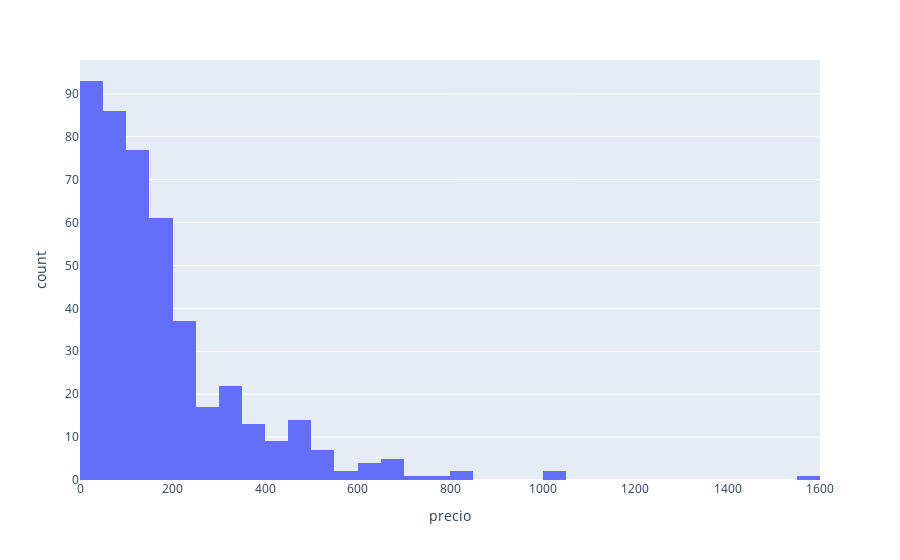

Notebook cell for this chart:
### Code cell
px.histogram(data_frame = df_componentes, 
             x          = "precio",
             nbins      = 40)

### Figure 1 — Plotly figure (JSON) as saved in the notebook; plotly's stock layout.template omitted (floating-point values rounded to 4 significant figures; data arrays with more than 128 entries replaced by an {"elided": "..."} marker saying what was removed)
{"data": [{"bingroup": "x", "hovertemplate": "precio=%{x}<br>count=%{y}<extra></extra>", "legendgroup": "", "marker": {"color": "#636efa", "pattern": {"shape": ""}}, "name": "", "nbinsx": 40, "orientation": "v", "showlegend": false, "type": "histogram", "x": {"elided": "454 float values"}, "xaxis": "x", "yaxis": "y"}], "layout": {"barmode": "relative", "legend": {"tracegroupgap": 0}, "margin": {"t": 60}, "xaxis": {"anchor": "y", "domain": [0, 1], "title": {"text": "precio"}}, "yaxis": {"anchor": "x", "domain": [0, 1], "title": {"text": "count"}}}}
